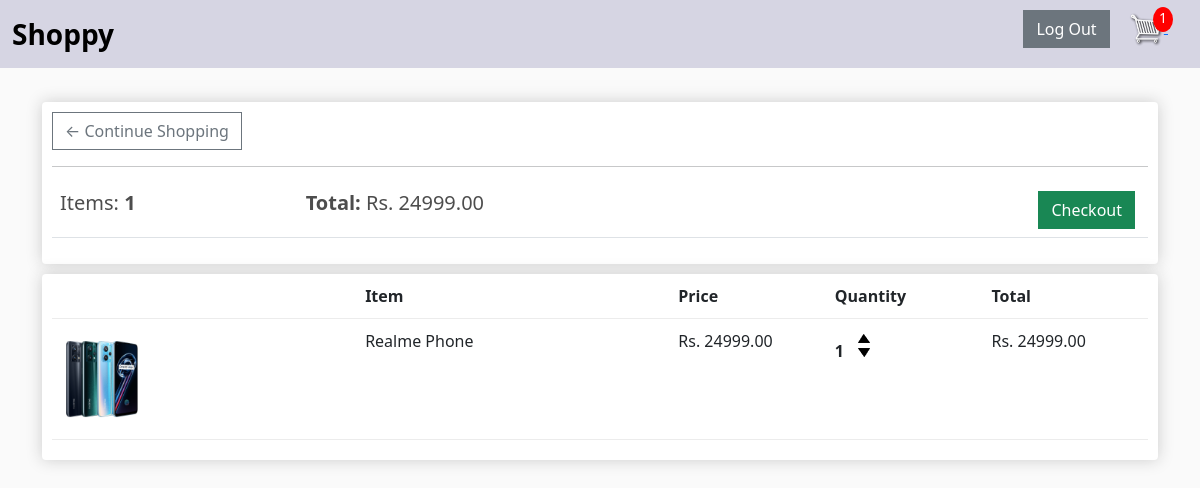
Page /cart/ (signed in) on the committed database.
### store/models.py (models this page shows, shortened)
class Order(models.Model):
    customer = models.ForeignKey(
        Customer, on_delete=models.SET_NULL, null=True, blank=True)
    date_ordered = models.DateTimeField(auto_now_add=True)
    complete = models.BooleanField(default=False)
    transaction_id = models.CharField(max_length=100, null=True)
    @property
    def get_cart_total(self):
        orderitems = self.orderitem_set.all()
        total = sum([item.get_total for item in orderitems])
        return total
    @property
    def get_cart_items(self):
        orderitems = self.orderitem_set.all()
        total = sum([item.quantity for item in orderitems])
        return total

class Orderitem(models.Model):
    product = models.ForeignKey(Product, on_delete=models.SET_NULL, null=True)
    order = models.ForeignKey(Order, on_delete=models.SET_NULL, null=True)
    quantity = models.IntegerField(default=0, null=True, blank=True)
    date_added = models.DateTimeField(auto_now_add=True)
    @property
    def get_total(self):
        total = self.product.price * self.quantity
        return total

class Product(models.Model):
    name = models.CharField(max_length=250)
    price = models.FloatField()
    digital = models.BooleanField(default=False, null=True, blank=True)
    image = models.ImageField(null=True, blank=True)
    @property
    def imageURL(self):
        try:
            url = self.image.url
        except:
            url = ''
        return url

### store/views.py (the view)
# urls.py: path('cart/', views.cart, name='cart'),
def cart(request):
    if request.user.is_authenticated:
        customer = request.user.customer
        order, created = Order.objects.get_or_create(
            customer=customer, complete=False)
        items = order.orderitem_set.all()
        cartItems = order.get_cart_items
    else:
        items = []
        order = {'get_cart_total': 0, 'get_cart_items': 0}
        cartItems = order['get_cart_items']
    context = {'items': items, 'order': order, 'cartItems' : cartItems}
    return render(request, 'cart.html', context)

### templates/cart.html
{% extends 'main.html' %}
{% load static %}
{% block content %}
<div class="row">
    <div class="col-lg-12">
        <div class="box-element">
            <a class="btn btn-outline-secondary" href="{% url 'store' %}">&#x2190; Continue Shopping</a>
            <hr>
            <table class="table">
                <tr>
                    <th>
                        <h5>Items: <strong>{{order.get_cart_items}}</strong></h5>
                    </th>
                    <th>
                        <h5><strong>Total: </strong>Rs. {{order.get_cart_total|floatformat:2}}</h5>
                    </th>
                    <th>
                        <a style="float:right; margin:auto 5px" class="btn btn-success"
                            href="{% url 'checkout' %}">Checkout</a>
                    </th>
                </tr>
            </table>
        </div>
    </div>
    <br>
    <div class="col-lg-12">
        <div class="box-element">
            <div class="cart-row">
                <div style="flex:2"></div>
                <div style="flex:2"><strong>Item</strong></div>
                <div style="flex:1"><strong>Price</strong></div>
                <div style="flex:1"><strong>Quantity</strong></div>
                <div style="flex:1"><strong>Total</strong></div>
            </div>
            {% for item in items %}
            <div class="cart-row">
                <div style="flex:2"><img class="row-image" src="{{item.product.imageURL}}"></div>
                <div style="flex:2">
                    <p>{{item.product.name}}</p>
                </div>
                <div style="flex:1">
                    <p>Rs. {{item.product.price|floatformat:2}}</p>
                </div>
                <div style="flex:1">
                    <p class="quantity">{{item.quantity}}</p>
                    <div class="quantity">
                        <img data-product="{{item.product.id}}" data-action="add" class="chg-quantity update-cart" src="{% static  'images/arrow-up.png' %}">
                        <img data-product="{{item.product.id}}" data-action="remove" class="chg-quantity update-cart" src="{% static  'images/arrow-down.png' %}">
                    </div>
                </div>
                <div style="flex:1">
                    <p>Rs. {{item.get_total|floatformat:2}}</p>
                </div>
            </div>
            {% endfor %}
        </div>
    </div>
</div>
{% endblock content %}

### static/css/store.css (style rules this page uses)
body { background-color: hsl(0, 0%, 98%); }
h1,h2,h3,h4,h5,h6 { color:hsl(0, 0%, 30%); }
.box-element { box-shadow:hsl(0, 0%, 80%) 0 0 16px; background-color: #fff; border-radius: 4px; padding: 10px; }
.col-lg-4, .col-lg-6, .col-lg-8, .col-lg-12 { margin-top: 10px; }
.btn { border-radius: 0; }
.row-image { width: 100px; }
.cart-row { display: flex; align-items: flex-stretch; padding-bottom: 10px; margin-bottom: 10px; border-bottom: 1px solid #ececec; }
.quantity { display: inline-block; font-weight: 700; padding-right:10px; }
.chg-quantity { width: 12px; cursor: pointer; display: block; margin-top: 5px; transition:.1s; }

### rows in the picture
Order: get_cart_items "1", get_cart_total "24999.00"
Orderitem: product.imageURL (picture), product.name "Realme Phone", product.price "24999.00", quantity "1", get_total "24999.00"

### other values in the picture
{{ cartItems }} "1"
